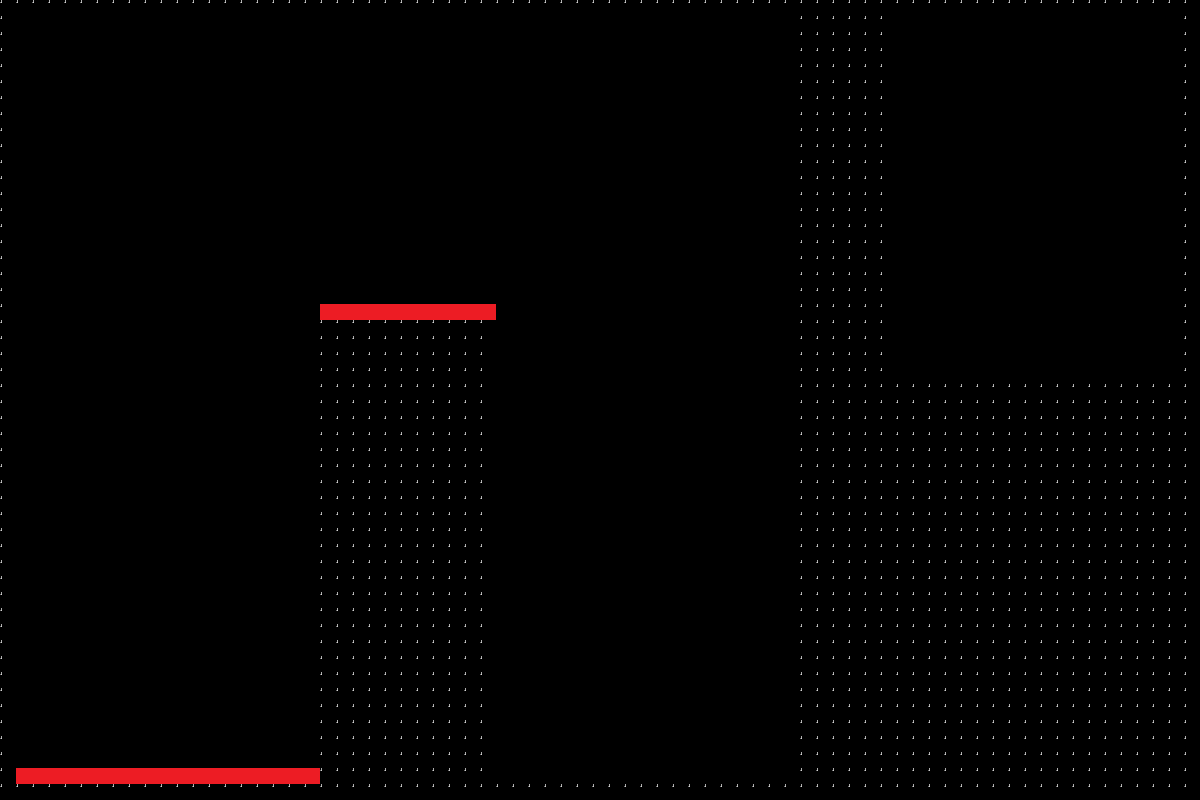

A level layout from a 2D game, rendered from its tile map. Below: a short description, then the map file with tile-grid data replaced by summaries:
An orthogonal 75x50 tile map with 16x16 px tiles, 1 tile layer (Tile Layer 1) and 5 objects (2x gravity_swap, bad_guy, ghost_bullet, clock).

<map version="1.10" tiledversion="1.12.2" orientation="orthogonal" renderorder="right-down" width="75" height="50" tilewidth="16" tileheight="16" infinite="0" nextlayerid="3" nextobjectid="8">
 <tileset firstgid="1" source="place_holder_tileset.tsx" />
 <layer id="1" name="Tile Layer 1" width="75" height="50">
  <data>[3750 cells, 1333 non-empty, 2 distinct tile ids]</data>
 </layer>
 <objectgroup id="2" name="object_layer">
  <object id="1" name="bad_guy" x="1020.59" y="273.968" width="40" height="110">
   <properties>
    <property name="obj_type" value="bad_guy" />
   </properties>
  </object>
  <object id="2" name="ghost_bullet" x="312.634" y="24.6652" width="60" height="60">
   <properties>
    <property name="ability_type" value="ghost_bullet" />
   </properties>
  </object>
  <object id="3" name="gravity_swap" x="113.996" y="135.471" width="100" height="100">
   <properties>
    <property name="ability_type" value="gravity_swap" />
   </properties>
  </object>
  <object id="5" name="gravity_swap" x="598.174" y="106.186" width="100" height="100">
   <properties>
    <property name="ability_type" value="gravity_swap" />
   </properties>
  </object>
  <object id="7" name="time_stop" type="clock" x="406.108" y="18.5699" width="80" height="80">
   <properties>
    <property name="ability_type" value="clock" />
   </properties>
   <ellipse />
  </object>
 </objectgroup>
</map>
